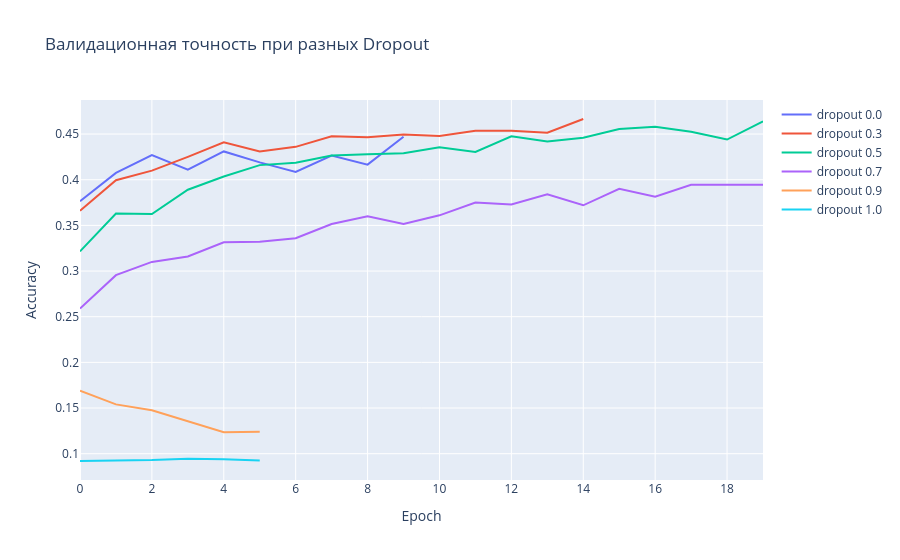

Notebook code for this chart:
### Markdown cell above
**Задание**: попробуйте ещё несколько вариантов Dropout, в частности, больше 0.5, например, 1.

### Code cell
dropout_rates = [0.0, 0.3, 0.5, 0.7, 0.9, 1.0]   # 0.7, 0.9 и 1.0 — добавлены по заданию
histories_drop = {}

for p in dropout_rates:
    print(f'\n=== Dropout p={p} ===')
    model = MLP(use_bn=True, dropout_rate=p, init_type='he').to(device)
    model, history, best_ep = train_model(model, train_loader, val_loader, epochs=EPOCHS, patience=5, verbose=False)
    histories_drop[p] = history
    print(f'Best val acc: {max(history["val_acc"]):.4f} | лучшая эпоха: {best_ep + 1} | min val loss: {min(history["val_loss"]):.4f} | train loss на лучшей эпохе: {history["train_loss"][best_ep]:.4f}')

fig = go.Figure()
for p in dropout_rates:
    fig.add_trace(go.Scatter(y=histories_drop[p]['val_acc'], mode='lines', name=f'dropout {p}'))
fig.update_layout(title='Валидационная точность при разных Dropout', xaxis_title='Epoch', yaxis_title='Accuracy')
fig.show()
plotly_static(fig)   # статичная копия графика (видна без запущенного Jupyter)

### Figure 1 — Plotly figure (JSON) as saved in the notebook; plotly's stock layout.template omitted (floating-point values rounded to 4 significant figures)
{"data": [{"mode": "lines", "name": "dropout 0.0", "type": "scatter", "y": [0.3765, 0.4075, 0.427, 0.411, 0.431, 0.419, 0.4085, 0.4265, 0.4165, 0.447]}, {"mode": "lines", "name": "dropout 0.3", "type": "scatter", "y": [0.366, 0.3995, 0.41, 0.425, 0.441, 0.431, 0.436, 0.4475, 0.4465, 0.4495, 0.448, 0.4535, 0.4535, 0.4515, 0.4665]}, {"mode": "lines", "name": "dropout 0.5", "type": "scatter", "y": [0.3215, 0.363, 0.3625, 0.389, 0.4035, 0.416, 0.4185, 0.4265, 0.428, 0.429, 0.4355, 0.4305, 0.4475, 0.442, 0.446, 0.4555, 0.458, 0.4525, 0.444, 0.464]}, {"mode": "lines", "name": "dropout 0.7", "type": "scatter", "y": [0.259, 0.2955, 0.31, 0.316, 0.3315, 0.332, 0.336, 0.3515, 0.36, 0.3515, 0.361, 0.375, 0.373, 0.384, 0.372, 0.39, 0.3815, 0.3945, 0.3945, 0.3945]}, {"mode": "lines", "name": "dropout 0.9", "type": "scatter", "y": [0.169, 0.154, 0.1475, 0.1355, 0.1235, 0.124]}, {"mode": "lines", "name": "dropout 1.0", "type": "scatter", "y": [0.092, 0.0925, 0.093, 0.0945, 0.094, 0.0925]}], "layout": {"title": {"text": "Валидационная точность при разных Dropout"}, "xaxis": {"title": {"text": "Epoch"}}, "yaxis": {"title": {"text": "Accuracy"}}}}
